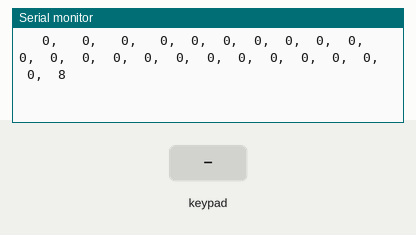
The sketch below on a simulated ESP32. Shown: the last lines printed to the serial monitor. The test bench sets the inputs (shaded band). Nothing arrives over Bluetooth unless stated.

Above: at 1.2 s.
1.3 s: key 'U' pressed
At 1.33 s:
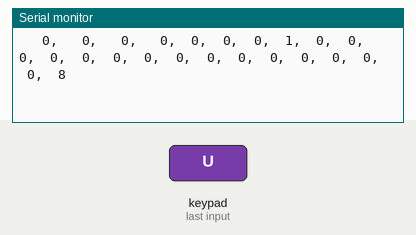
2.8 s: key 'D' pressed
At 2.83 s:
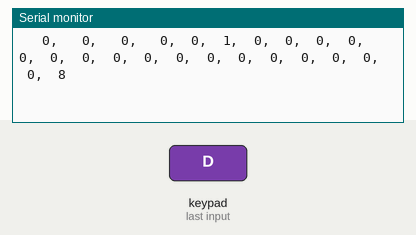

The sketch:

obtenerValoresMando.ino
```cpp
#include <PS4Controller.h>

unsigned long lastTimeStamp = 0;

void notify()
{
  char messageString[200];
  sprintf(messageString, "%4d,%4d,%4d,%4d,%3d,%3d,%3d,%3d,%3d,%3d,%3d,%3d,%3d,%3d,%3d,%3d,%3d,%3d,%3d,%3d,%3d,%3d,%3d,%3d",
  PS4.LStickX(),
  PS4.LStickY(),
  PS4.RStickX(),
  PS4.RStickY(),
  PS4.Left(),
  PS4.Down(),
  PS4.Right(),
  PS4.Up(),
  PS4.Square(),
  PS4.Cross(),
  PS4.Circle(),
  PS4.Triangle(),
  PS4.L1(),
  PS4.R1(),
  PS4.L2(),
  PS4.R2(),
  PS4.Share(),
  PS4.Options(),
  PS4.PSButton(),
  PS4.Touchpad(),
  PS4.Charging(),
  PS4.Audio(),
  PS4.Mic(),
  PS4.Battery());

  //Only needed to print the message properly on serial monitor. Else we dont need it.
  if (millis() - lastTimeStamp > 50)
  {
    Serial.println(messageString);
    lastTimeStamp = millis();
  }
}

void onConnect()
{
  Serial.println("Connected!.");
}

void onDisConnect()
{
  Serial.println("Disconnected!.");
}

void setup()
{
  Serial.begin(115200);
  PS4.attach(notify);
  PS4.attachOnConnect(onConnect);
  PS4.attachOnDisconnect(onDisConnect);
  PS4.begin();
  Serial.println("Ready.");
}

void loop()
{

}
```

Measured:
- after the input at 1.3 s, the serial monitor: prints a new line at once (image 1)
- after the input at 2.8 s, the serial monitor: prints a new line at once (image 2)
